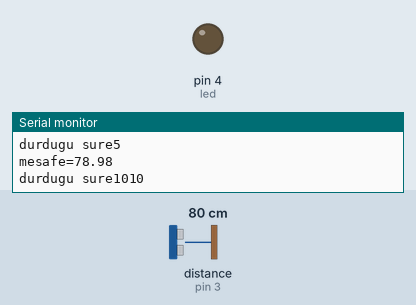
Simulated run of this sketch. Board: Arduino Uno, built with avr-gcc and run on an emulated ATmega328P. Shown: output pins drawn as LEDs (lit = HIGH), the last lines printed to the serial monitor. Wiring (inferred from the names in the program): ultrasonic range finder: trigger pin 2; echo pin 3. The test bench sets the inputs (shaded band); at power-on: distance to the obstacle (sensor on pin 3) 80 cm. The echo pulse lasts 58.3 µs per cm; pins used as bus, display or sensor lines are not drawn.

Above: at 1.8 s.
1.9 s: distance to the obstacle (sensor on pin 3) set to 29 cm
5.2 s: distance to the obstacle (sensor on pin 3) set to 23 cm
At 8.3 s:
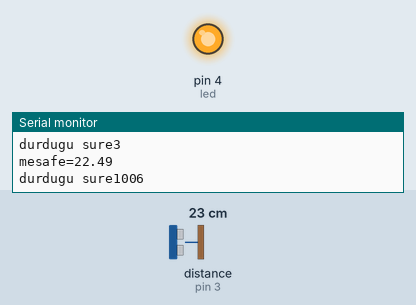
9.3 s: distance to the obstacle (sensor on pin 3) set to 17 cm
12.2 s: distance to the obstacle (sensor on pin 3) set to 14 cm
At 14.6 s:
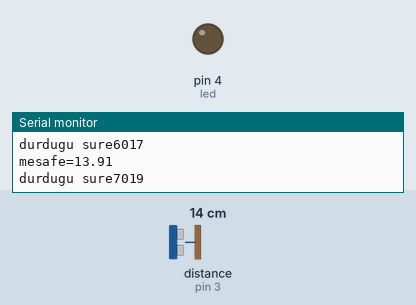
15.5 s: distance to the obstacle (sensor on pin 3) set to 18 cm
At 19.2 s:
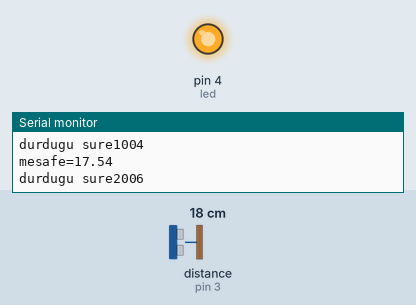
Timing chart, 0 to 20.5 s (numbered marks = the images above; inputs shaded):
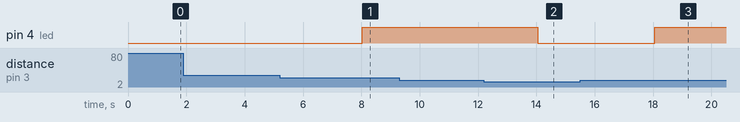

The sketch:

belli_mesafede_tutma_ile_led_yakma.ino
```cpp
int led=4;
int trig=2;
int echo=3;
float sure;
float mesafe;
unsigned long ilksure=0;
bool icindemi=false;


void setup() {
  pinMode(led,OUTPUT);
  pinMode(trig,OUTPUT);
  pinMode(echo,INPUT);
  Serial.begin(9600);

}

void loop() {
  digitalWrite(trig, LOW);
  delayMicroseconds(2);
  digitalWrite(trig,HIGH);
  delayMicroseconds(10);
  digitalWrite(trig,LOW);
  sure=pulseIn(echo,HIGH);//sinyalin trig pinden echo pinine gelene kadarki suresi
  mesafe=0.034*sure/2;//mesafeyi hesaplıyoruz
  Serial.print("mesafe=");
  Serial.println(mesafe);
  Serial.print("durdugu sure");
  Serial.println(millis() - ilksure);
  delay(1000);

if(mesafe>15&& mesafe<25){ //hangi mesafe aralığında olduğunu belirtiyoruz
  if(!icindemi){
icindemi=true;
  ilksure=millis();
  }
  if(millis()-ilksure>=500){//kac saniye tutulmasını gerektiğini belirtiyoruz
  digitalWrite(led,HIGH);

  }
}
else {
digitalWrite(led,LOW);
  icindemi = false;
}

}
```

Measured:
- the behaviour switches between 26 and 25 cm on distance to the obstacle (sensor on pin 3) (found by bisection; images 0 and 1)
- the behaviour switches between 16 and 15 cm on distance to the obstacle (sensor on pin 3) (found by bisection; images 1 and 2)
- after the input at 5.2 s, pin 4 (led): LOW → HIGH after 2.8 s
- after the input at 12.2 s, pin 4 (led): HIGH → LOW after 1.8 s
- after the input at 15.5 s, pin 4 (led): LOW → HIGH after 2.6 s
